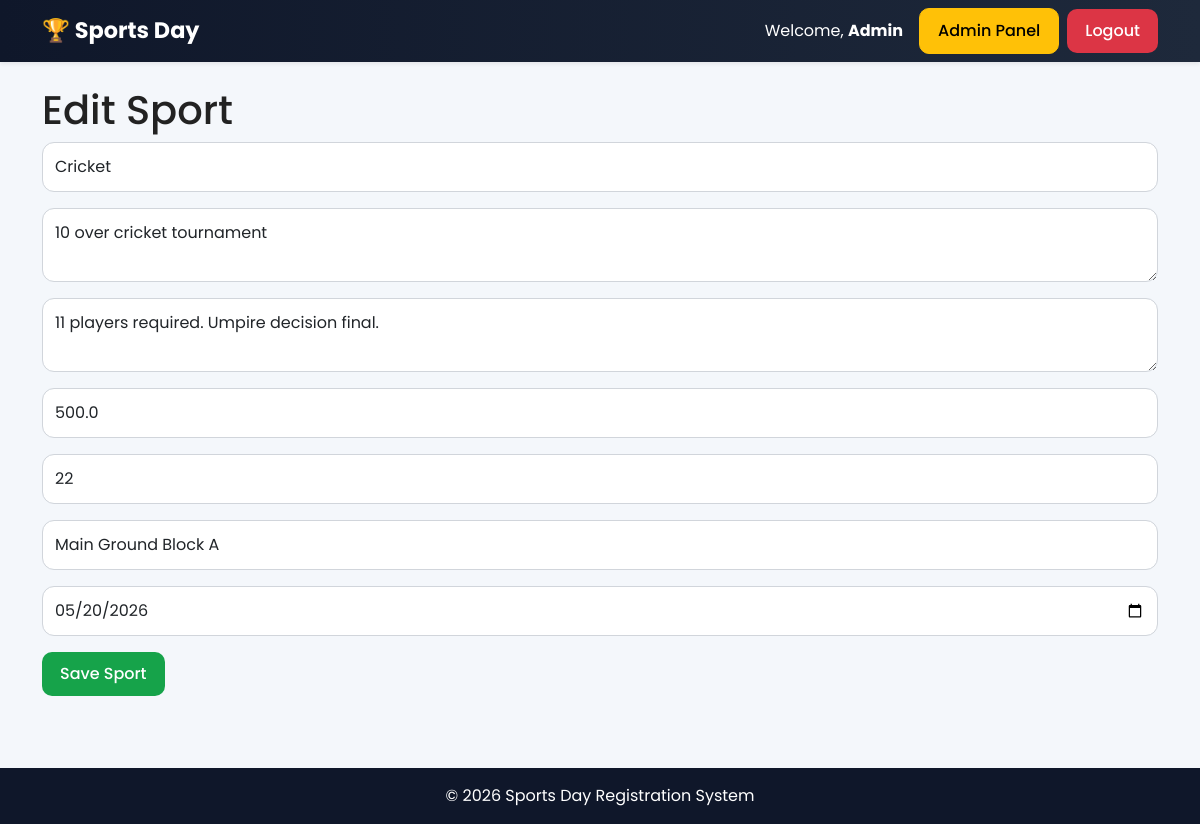
/admin/sports/edit/1 (signed in), run on the app's committed database.
### tables this page shows
CREATE TABLE sports (
        id INTEGER PRIMARY KEY AUTOINCREMENT,
        name TEXT NOT NULL UNIQUE,
        description TEXT,
        rules TEXT,
        fee REAL NOT NULL DEFAULT 0,
        max_players INTEGER DEFAULT 20,
        venue TEXT,
        event_date TEXT,
        is_active INTEGER DEFAULT 1,
        created_at TEXT NOT NULL
    );

### app.py (the view, shortened to what this page needs)
@app.route('/admin/sports/edit/<int:sport_id>', methods=['GET', 'POST'])
@admin_required
def edit_sport(sport_id):
    db = get_db()
    sport = db.execute(
        'SELECT * FROM sports WHERE id = ?',
        (sport_id,)
    ).fetchone()
    return render_template('admin/sport_form.html', sport=sport)

### app.py (called while the page is built)
def admin_required(f):
    @wraps(f)
    def decorated_function(*args, **kwargs):
        if session.get('user_role') != 'admin':
            flash('Unauthorized access', 'danger')
            return redirect(url_for('login'))
        return f(*args, **kwargs)
    return decorated_function

### database.py (called while the page is built)
def get_db():
    if 'db' not in g:
        g.db = sqlite3.connect(DATABASE)
        g.db.row_factory = sqlite3.Row
    return g.db

### templates/admin/sport_form.html
{% extends 'base.html' %}
{% block content %}
<h1>
    {% if sport %}
        Edit Sport
    {% else %}
        Add Sport
    {% endif %}
</h1>
<form method="POST">
    <input type="text"
           name="name"
           class="form-control mb-3"
           placeholder="Sport Name"
           value="{{ sport.name if sport else '' }}"
           required>
    <textarea name="description"
              class="form-control mb-3"
              placeholder="Description">{{ sport.description if sport else '' }}</textarea>
    <textarea name="rules"
              class="form-control mb-3"
              placeholder="Rules">{{ sport.rules if sport else '' }}</textarea>
    <input type="number"
           name="fee"
           class="form-control mb-3"
           placeholder="Fee"
           value="{{ sport.fee if sport else '' }}"
           required>
    <input type="number"
           name="max_players"
           class="form-control mb-3"
           placeholder="Max Players"
           value="{{ sport.max_players if sport else '' }}"
           required>
    <input type="text"
           name="venue"
           class="form-control mb-3"
           placeholder="Venue"
           value="{{ sport.venue if sport else '' }}">
    <input type="date"
           name="event_date"
           class="form-control mb-3"
           value="{{ sport.event_date if sport else '' }}">
    <button class="btn btn-success">
        Save Sport
    </button>
</form>
{% endblock %}

### static/css/style.css (style rules this page uses)
* { margin: 0; padding: 0; box-sizing: border-box; }
body { font-family: 'Poppins', sans-serif; background: #f4f7fb; color: #222; min-height: 100vh; }
.btn { border-radius: 10px; padding: 10px 18px; font-weight: 500; }
.btn-success { background: #16a34a; border: none; }
input, textarea, select { border-radius: 12px !important; padding: 12px !important; border: 1px solid #d1d5db !important; }

### data on the page
sports: name "Cricket", description "10 over cricket tournament", rules "11 players required. Umpire decision final.", fee "500.0", max_players "22", venue "Main Ground Block A", event_date "05/20/2026"

### other printed values
{{ session['user_name'] }} "Admin"
